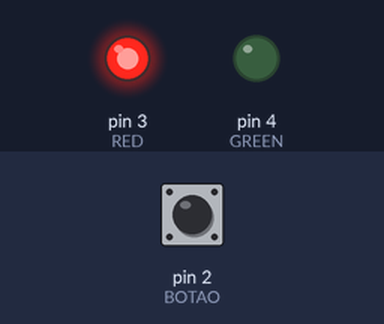
The sketch below on a simulated Arduino Uno, built with avr-gcc and run on an emulated ATmega328P. Shown: output pins drawn as LEDs (lit = HIGH). The test bench sets the inputs (shaded band); at power-on: pin 2 (BOTAO) HIGH.

Above: at 1.2 s.
1.3 s: pin 2 (BOTAO) pulled LOW for 0.15 s
At 1.37 s:
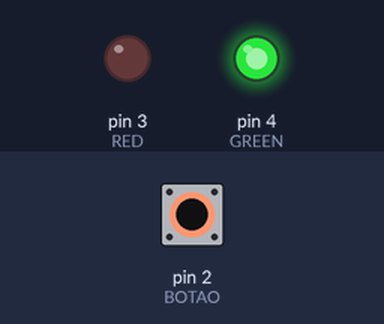
2.9 s: pin 2 (BOTAO) pulled LOW for 3.2 s
At 6.4 s:
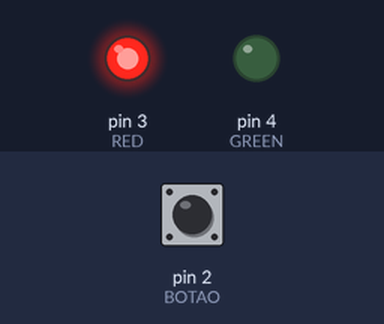
Timing chart, 0 to 7.9 s (numbered marks = the images above; inputs shaded):
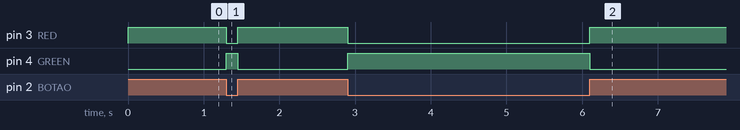

The sketch:

Experimento2_ehnr.ino
```cpp
#define BOTAO 2
#define RED 3
#define GREEN 4

void setup()
{
  Serial.begin(9600);
  pinMode(BOTAO, INPUT_PULLUP);
  pinMode(RED, OUTPUT);
  pinMode(GREEN, OUTPUT);
}

void luz(int x, int y)
{
  digitalWrite(x, HIGH);
  digitalWrite(y, LOW);
}

void loop()
{
  if(digitalRead(BOTAO) == 1){
  	luz(RED, GREEN);
  } else luz(GREEN, RED);
}
```

Measured:
- after the input at 1.3 s, pin 3 (RED): HIGH → LOW at once, → HIGH 0.15 s later; pin 4 (GREEN): LOW → HIGH at once, → LOW 0.15 s later
- after the input at 2.9 s, pin 3 (RED): HIGH → LOW at once, → HIGH 3.2 s later; pin 4 (GREEN): LOW → HIGH at once, → LOW 3.2 s later
